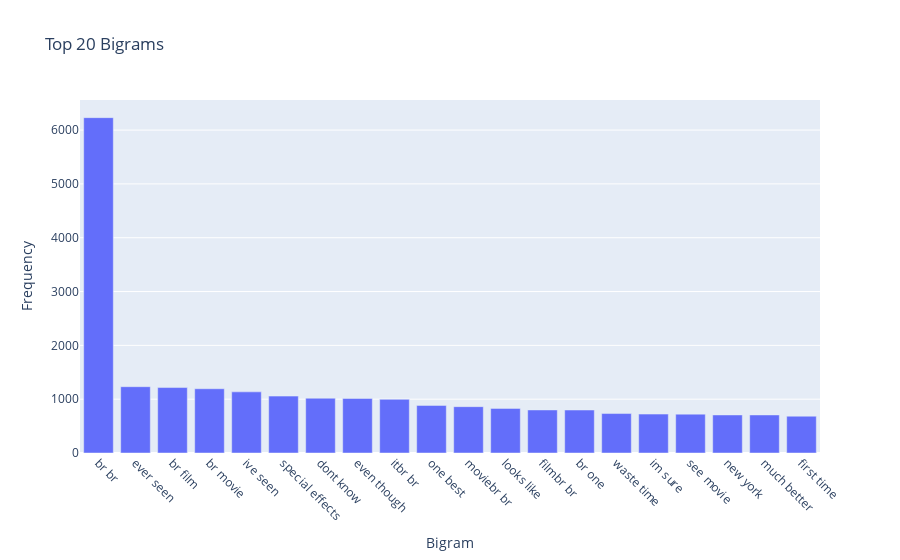

Notebook code for this chart:
### Code cell
# Bigram Frequency Distribution
bigram_counts = Counter(all_bigrams)
bigram_df = pd.DataFrame(bigram_counts.most_common(20), columns=["Bigram", "Frequency"])
bigram_df["Bigram"] = bigram_df["Bigram"].apply(
    lambda x: " ".join(x)
)  # Convert tuples to strings

# Plot Bigram Frequency Distribution with Plotly
fig_bigram = px.bar(bigram_df, x="Bigram", y="Frequency", title="Top 20 Bigrams")
fig_bigram.update_xaxes(tickangle=45)
fig_bigram.show()

### Figure 1 — Plotly figure (JSON) as saved in the notebook; plotly's stock layout.template omitted (floating-point values rounded to 4 significant figures)
{"data": [{"alignmentgroup": "True", "hovertemplate": "Bigram=%{x}<br>Frequency=%{y}<extra></extra>", "legendgroup": "", "marker": {"color": "#636efa", "pattern": {"shape": ""}}, "name": "", "offsetgroup": "", "orientation": "v", "showlegend": false, "textposition": "auto", "type": "bar", "x": ["br br", "ever seen", "br film", "br movie", "ive seen", "special effects", "dont know", "even though", "itbr br", "one best", "moviebr br", "looks like", "filmbr br", "br one", "waste time", "im sure", "see movie", "new york", "much better", "first time"], "xaxis": "x", "y": [6231, 1232, 1216, 1194, 1136, 1057, 1018, 1014, 997, 884, 861, 829, 800, 799, 733, 723, 722, 707, 707, 684], "yaxis": "y"}], "layout": {"barmode": "relative", "legend": {"tracegroupgap": 0}, "title": {"text": "Top 20 Bigrams"}, "xaxis": {"anchor": "y", "domain": [0, 1], "tickangle": 45, "title": {"text": "Bigram"}}, "yaxis": {"anchor": "x", "domain": [0, 1], "title": {"text": "Frequency"}}}}
